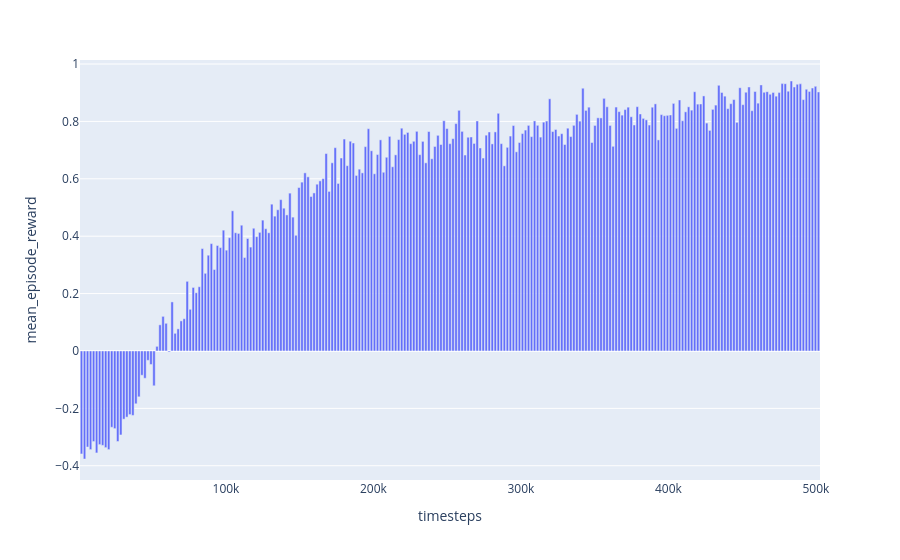

The notebook cell saved with this chart:
### Code cell
history = pd.read_csv("../models/artifacts/ppo/depth_1_3_onehot/v001/history.csv")

display(history.head())
print(history.shape)

fig1 = px.bar(history, x='timesteps', y='mean_episode_reward')
fig1.show()

### Figure 1 — Plotly figure (JSON) as saved in the notebook; plotly's stock layout.template omitted (floating-point values rounded to 4 significant figures; data arrays with more than 128 entries replaced by an {"elided": "..."} marker saying what was removed)
{"data": [{"hovertemplate": "timesteps=%{x}<br>mean_episode_reward=%{y}<extra></extra>", "legendgroup": "", "marker": {"color": "#636efa", "pattern": {"shape": ""}}, "name": "", "orientation": "v", "showlegend": false, "textposition": "auto", "type": "bar", "x": {"elided": "245 int values"}, "xaxis": "x", "y": {"elided": "245 float values"}, "yaxis": "y"}], "layout": {"barmode": "relative", "legend": {"tracegroupgap": 0}, "margin": {"t": 60}, "xaxis": {"anchor": "y", "domain": [0, 1], "title": {"text": "timesteps"}}, "yaxis": {"anchor": "x", "domain": [0, 1], "title": {"text": "mean_episode_reward"}}}}
